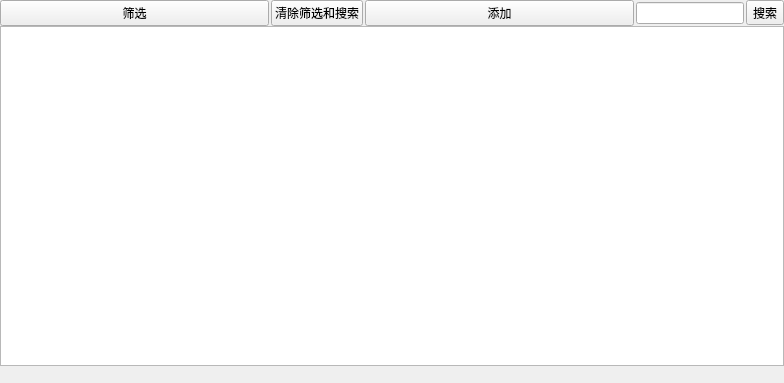
<?xml version="1.0" encoding="UTF-8"?>
<ui version="4.0">
 <class>BaseOperatorInformation</class>
 <widget class="QWidget" name="BaseOperatorInformation">
  <property name="geometry">
   <rect>
    <x>0</x>
    <y>0</y>
    <width>784</width>
    <height>383</height>
   </rect>
  </property>
  <property name="sizePolicy">
   <sizepolicy hsizetype="Expanding" vsizetype="Expanding">
    <horstretch>1</horstretch>
    <verstretch>1</verstretch>
   </sizepolicy>
  </property>
  <property name="sizeIncrement">
   <size>
    <width>0</width>
    <height>0</height>
   </size>
  </property>
  <property name="windowTitle">
   <string>Form</string>
  </property>
  <property name="windowOpacity">
   <double>1.000000000000000</double>
  </property>
  <property name="layoutDirection">
   <enum>Qt::LeftToRight</enum>
  </property>
  <property name="autoFillBackground">
   <bool>true</bool>
  </property>
  <layout class="QVBoxLayout" name="verticalLayout" stretch="0,20">
   <property name="spacing">
    <number>0</number>
   </property>
   <property name="leftMargin">
    <number>0</number>
   </property>
   <property name="topMargin">
    <number>0</number>
   </property>
   <property name="rightMargin">
    <number>0</number>
   </property>
   <property name="bottomMargin">
    <number>0</number>
   </property>
   <item>
    <layout class="QHBoxLayout" name="horizontalLayout" stretch="1,0,1,0,0">
     <property name="spacing">
      <number>2</number>
     </property>
     <property name="sizeConstraint">
      <enum>QLayout::SetDefaultConstraint</enum>
     </property>
     <item>
      <widget class="QPushButton" name="btn_choose">
       <property name="sizePolicy">
        <sizepolicy hsizetype="Expanding" vsizetype="Fixed">
         <horstretch>0</horstretch>
         <verstretch>0</verstretch>
        </sizepolicy>
       </property>
       <property name="text">
        <string>筛选</string>
       </property>
      </widget>
     </item>
     <item>
      <widget class="QPushButton" name="btn_clearChoose">
       <property name="text">
        <string>清除筛选和搜索</string>
       </property>
      </widget>
     </item>
     <item>
      <widget class="QPushButton" name="btn_addData">
       <property name="text">
        <string>添加</string>
       </property>
      </widget>
     </item>
     <item>
      <widget class="QLineEdit" name="le_search"/>
     </item>
     <item>
      <widget class="QToolButton" name="tb_search">
       <property name="text">
        <string>搜索</string>
       </property>
      </widget>
     </item>
    </layout>
   </item>
   <item>
    <layout class="QVBoxLayout" name="verticalLayout_2" stretch="20,1">
     <item>
      <widget class="QTableView" name="tableView_dataShow">
       <property name="font">
        <font>
         <pointsize>8</pointsize>
        </font>
       </property>
       <property name="contextMenuPolicy">
        <enum>Qt::CustomContextMenu</enum>
       </property>
       <property name="sizeAdjustPolicy">
        <enum>QAbstractScrollArea::AdjustToContentsOnFirstShow</enum>
       </property>
       <attribute name="verticalHeaderDefaultSectionSize">
        <number>50</number>
       </attribute>
       <attribute name="verticalHeaderMinimumSectionSize">
        <number>50</number>
       </attribute>
      </widget>
     </item>
     <item>
      <widget class="PagingToolPage" name="page_navicat" native="true"/>
     </item>
    </layout>
   </item>
  </layout>
 </widget>
 <customwidgets>
  <customwidget>
   <class>PagingToolPage</class>
   <extends>QWidget</extends>
   <header>pagingtoolpage.h</header>
   <container>1</container>
  </customwidget>
 </customwidgets>
 <resources/>
 <connections/>
</ui>
